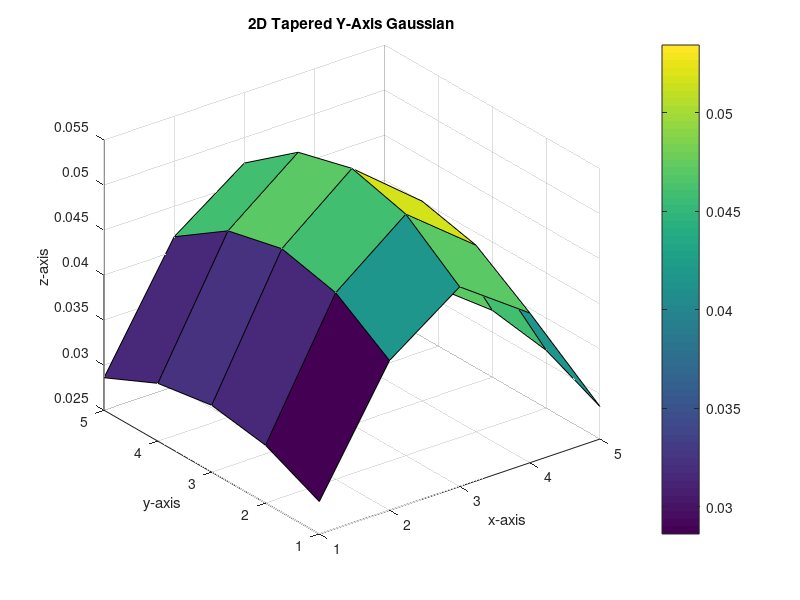

Here is the MATLAB script that generated this plot: (Note: this script raises an error after producing the figure.)
% Q3a) 

stddev = 2;
range = 1;

% Create 2D Default Gaussian
arr = zeros(2*stddev + 1, 2*stddev + 1);

for i = 1 : 2*stddev + 1

    x = linspace((-1 * range) * stddev, range * stddev, 2*stddev + 1);
    y = 1/(2*pi*stddev)*exp(-(x).^2/(2*stddev^2));
    arr(i, :) = y / sum(y);

end

% Visualize 2D Gaussian
% surf(arr);

arr_dy2 = arr;

for i = 1 : 2*stddev + 1

    dy1 = conv(arr(i, :), [1 0 -1], 'same');
    arr_dy2(i, :) = conv(dy1, [1 0 -1], 'same');

end

surf(arr_dy2);
colorbar;
title("2D 2nd Derivative Gaussian");
xlabel("x-axis");
ylabel("y-axis");
zlabel("z-axis");


%%
% Q3b) Create 2D Tapered Y-Axis Gaussian

stddev_y = stddev * 2;

normalized_1D_Gaussian = 1/(2*pi*stddev_y)*exp(-(linspace((-1 * range) * stddev, range * stddev, 2*stddev + 1)).^2/(2*stddev_y^2));
normalized_1D_Gaussian = normalized_1D_Gaussian / sum(normalized_1D_Gaussian);

y_Gaussian = arr;

for i = 1 : stddev*2 + 1

    y_Gaussian(:, i) = times(y_Gaussian(:, i).', normalized_1D_Gaussian);

end

surf(y_Gaussian);
colorbar;
hold on;
%surf(arr);
title("2D Tapered Y-Axis Gaussian");
xlabel("x-axis");
ylabel("y-axis");
zlabel("z-axis");
hold off;


%%
% Q3c) Create Theta-Rotated Gaussian

% I created a function at the bottom to help translate the points, to allow for
% cleaner code

% 0° Rotation
[x_r0, y_r0] = rotateGaussian(stddev, 0);

surf(x_r0, y_r0, y_Gaussian);
colorbar;
title("2D 0° Rotated Tapered Y-Axis Gaussian");
xlabel("x-axis");
ylabel("y-axis");
zlabel("z-axis");

% 45° Rotation
[x_r45, y_r45] = rotateGaussian(stddev, 45);

surf(x_r45, y_r45, y_Gaussian);
colorbar;
title("2D 45° Rotated Tapered Y-Axis Gaussian");
xlabel("x-axis");
ylabel("y-axis");
zlabel("z-axis");

% 90° Rotation
[x_r90, y_r90] = rotateGaussian(stddev, 90);

surf(x_r90, y_r90, y_Gaussian);
colorbar;
title("2D 90° Rotated Tapered Y-Axis Gaussian");
xlabel("x-axis");
ylabel("y-axis");
zlabel("z-axis");

% 135° Rotation
[x_r135, y_r135] = rotateGaussian(stddev, 135);

surf(x_r135, y_r135, y_Gaussian);
colorbar;
title("2D 135° Rotated Tapered Y-Axis Gaussian");
xlabel("x-axis");
ylabel("y-axis");
zlabel("z-axis");


%%

img = imread()

%%
% Helper Function which is the implementation for Q3c and used in Q3d
function [rotatedX, rotatedY] = rotateGaussian(stddev, degrees)

    xy_arr = zeros(2, (2*stddev + 1)*(2*stddev + 1));

    counter = 1;
    
    for i = 1 : stddev*2 + 1
    
        for z = 1: stddev*2 + 1
    
            xy_arr(:, counter) = [i; z];
            counter = counter + 1;
    
        end
    
    end
    
    centerIndex = ceil((2*stddev + 1)/2);
    center = repmat([centerIndex,; centerIndex], 1, length(xy_arr));
    
    R = [cosd(degrees) sind(degrees); -sind(degrees) cosd(degrees)];
    
    rotated45 = R*(xy_arr - center) + center;
    
    x = rotated45(1, :);
    y = rotated45(2, :);
    
    rotatedX = reshape(x, 2*stddev + 1, 2*stddev + 1);
    rotatedY = reshape(y, 2*stddev + 1, 2*stddev + 1);

end
